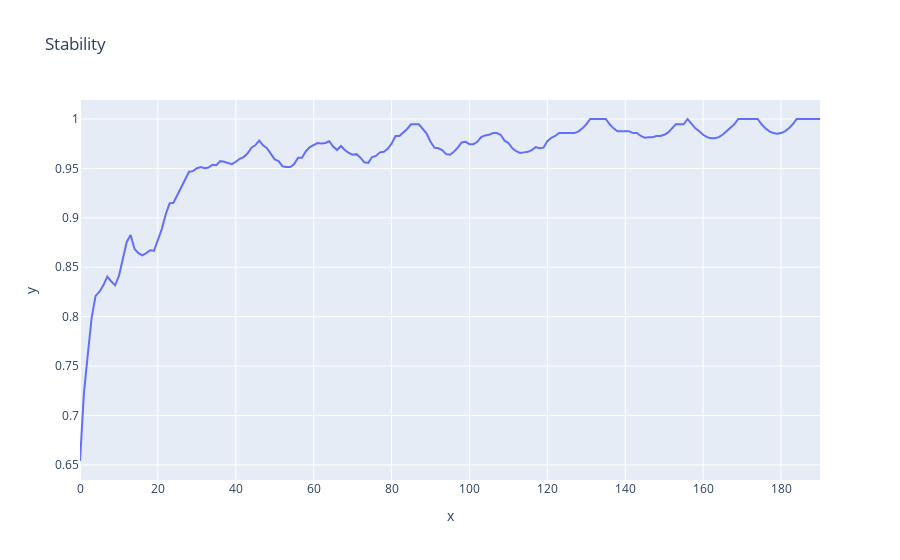

Source (notebook cell):
### Code cell
fig = px.line(y=fires_stability, title="Stability", labels={"index":"batches", "value":"stability"})
fig.show()

### Figure 1 — Plotly figure (JSON) as saved in the notebook; plotly's stock layout.template omitted (floating-point values rounded to 4 significant figures; data arrays with more than 128 entries replaced by an {"elided": "..."} marker saying what was removed)
{"data": [{"hovertemplate": "x=%{x}<br>y=%{y}<extra></extra>", "legendgroup": "", "line": {"color": "#636efa", "dash": "solid"}, "mode": "lines", "name": "", "orientation": "v", "showlegend": false, "type": "scatter", "x": {"elided": "191 int values"}, "xaxis": "x", "y": {"elided": "191 float values"}, "yaxis": "y"}], "layout": {"legend": {"tracegroupgap": 0}, "title": {"text": "Stability"}, "xaxis": {"anchor": "y", "domain": [0, 1], "title": {"text": "x"}}, "yaxis": {"anchor": "x", "domain": [0, 1], "title": {"text": "y"}}}}
